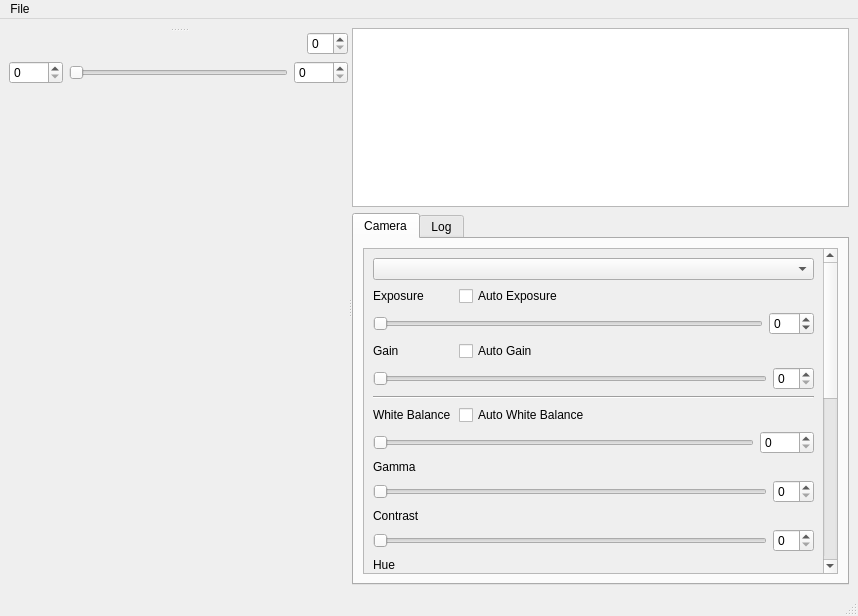
<?xml version="1.0" encoding="UTF-8"?>
<ui version="4.0">
 <class>MainWindow</class>
 <widget class="QMainWindow" name="MainWindow">
  <property name="geometry">
   <rect>
    <x>0</x>
    <y>0</y>
    <width>858</width>
    <height>616</height>
   </rect>
  </property>
  <property name="minimumSize">
   <size>
    <width>0</width>
    <height>0</height>
   </size>
  </property>
  <property name="windowTitle">
   <string>Zwicky18 v0.1</string>
  </property>
  <widget class="QWidget" name="centralwidget">
   <layout class="QHBoxLayout" name="horizontalLayout_19">
    <item>
     <widget class="QSplitter" name="splitter">
      <property name="orientation">
       <enum>Qt::Horizontal</enum>
      </property>
      <widget class="QWidget" name="verticalLayoutWidget">
       <layout class="QVBoxLayout" name="sceneLayout">
        <property name="sizeConstraint">
         <enum>QLayout::SetMaximumSize</enum>
        </property>
        <item>
         <widget class="QSplitter" name="splitter_2">
          <property name="orientation">
           <enum>Qt::Vertical</enum>
          </property>
          <widget class="QWidget" name="verticalLayoutWidget_3">
           <layout class="QVBoxLayout" name="liveViewLayout"/>
          </widget>
          <widget class="QWidget" name="verticalLayoutWidget_4">
           <layout class="QVBoxLayout" name="verticalLayout_8">
            <item>
             <layout class="QHBoxLayout" name="horizontalLayout">
              <item>
               <spacer name="horizontalSpacer_5">
                <property name="orientation">
                 <enum>Qt::Horizontal</enum>
                </property>
                <property name="sizeHint" stdset="0">
                 <size>
                  <width>40</width>
                  <height>20</height>
                 </size>
                </property>
               </spacer>
              </item>
              <item>
               <widget class="QSpinBox" name="zoomSpinBox_2"/>
              </item>
             </layout>
            </item>
            <item>
             <layout class="QHBoxLayout" name="horizontalLayout_20">
              <item>
               <widget class="QSpinBox" name="rangeStartSpinBox">
                <property name="maximum">
                 <number>9999</number>
                </property>
               </widget>
              </item>
              <item>
               <widget class="QSlider" name="frameSlider">
                <property name="orientation">
                 <enum>Qt::Horizontal</enum>
                </property>
               </widget>
              </item>
              <item>
               <widget class="QSpinBox" name="rangeEndSpinBox">
                <property name="maximum">
                 <number>9999</number>
                </property>
               </widget>
              </item>
             </layout>
            </item>
            <item>
             <spacer name="verticalSpacer_2">
              <property name="orientation">
               <enum>Qt::Vertical</enum>
              </property>
              <property name="sizeHint" stdset="0">
               <size>
                <width>20</width>
                <height>40</height>
               </size>
              </property>
             </spacer>
            </item>
           </layout>
          </widget>
         </widget>
        </item>
       </layout>
      </widget>
      <widget class="QWidget" name="verticalLayoutWidget_2">
       <layout class="QVBoxLayout" name="verticalLayout_2">
        <item>
         <widget class="QGraphicsView" name="graphicsView"/>
        </item>
        <item>
         <widget class="QTabWidget" name="tabWidget">
          <property name="currentIndex">
           <number>0</number>
          </property>
          <widget class="QWidget" name="tab">
           <attribute name="title">
            <string>Camera</string>
           </attribute>
           <layout class="QVBoxLayout" name="verticalLayout_4">
            <item>
             <widget class="QScrollArea" name="scrollArea">
              <property name="widgetResizable">
               <bool>true</bool>
              </property>
              <widget class="QWidget" name="scrollAreaWidgetContents">
               <property name="geometry">
                <rect>
                 <x>0</x>
                 <y>0</y>
                 <width>481</width>
                 <height>750</height>
                </rect>
               </property>
               <layout class="QVBoxLayout" name="verticalLayout_3">
                <item>
                 <widget class="QComboBox" name="cameraChooser"/>
                </item>
                <item>
                 <layout class="QHBoxLayout" name="horizontalLayout_2">
                  <item>
                   <widget class="QLabel" name="label">
                    <property name="minimumSize">
                     <size>
                      <width>80</width>
                      <height>0</height>
                     </size>
                    </property>
                    <property name="text">
                     <string>Exposure</string>
                    </property>
                   </widget>
                  </item>
                  <item>
                   <widget class="QCheckBox" name="autoExposure">
                    <property name="text">
                     <string>Auto Exposure</string>
                    </property>
                   </widget>
                  </item>
                  <item>
                   <spacer name="horizontalSpacer">
                    <property name="orientation">
                     <enum>Qt::Horizontal</enum>
                    </property>
                    <property name="sizeHint" stdset="0">
                     <size>
                      <width>40</width>
                      <height>20</height>
                     </size>
                    </property>
                   </spacer>
                  </item>
                 </layout>
                </item>
                <item>
                 <layout class="QHBoxLayout" name="horizontalLayout_3">
                  <item>
                   <widget class="QSlider" name="exposureSlider">
                    <property name="minimum">
                     <number>0</number>
                    </property>
                    <property name="maximum">
                     <number>0</number>
                    </property>
                    <property name="orientation">
                     <enum>Qt::Horizontal</enum>
                    </property>
                   </widget>
                  </item>
                  <item>
                   <widget class="QSpinBox" name="exposureSpinBox">
                    <property name="minimum">
                     <number>-15</number>
                    </property>
                    <property name="maximum">
                     <number>15</number>
                    </property>
                   </widget>
                  </item>
                 </layout>
                </item>
                <item>
                 <layout class="QHBoxLayout" name="horizontalLayout_4">
                  <item>
                   <widget class="QLabel" name="label_2">
                    <property name="minimumSize">
                     <size>
                      <width>80</width>
                      <height>0</height>
                     </size>
                    </property>
                    <property name="text">
                     <string>Gain</string>
                    </property>
                   </widget>
                  </item>
                  <item>
                   <widget class="QCheckBox" name="autoGain">
                    <property name="text">
                     <string>Auto Gain</string>
                    </property>
                   </widget>
                  </item>
                  <item>
                   <spacer name="horizontalSpacer_2">
                    <property name="orientation">
                     <enum>Qt::Horizontal</enum>
                    </property>
                    <property name="sizeHint" stdset="0">
                     <size>
                      <width>40</width>
                      <height>20</height>
                     </size>
                    </property>
                   </spacer>
                  </item>
                 </layout>
                </item>
                <item>
                 <layout class="QHBoxLayout" name="horizontalLayout_5">
                  <item>
                   <widget class="QSlider" name="gainSlider">
                    <property name="orientation">
                     <enum>Qt::Horizontal</enum>
                    </property>
                   </widget>
                  </item>
                  <item>
                   <widget class="QSpinBox" name="gainSpinBox"/>
                  </item>
                 </layout>
                </item>
                <item>
                 <widget class="Line" name="line">
                  <property name="orientation">
                   <enum>Qt::Horizontal</enum>
                  </property>
                 </widget>
                </item>
                <item>
                 <layout class="QHBoxLayout" name="horizontalLayout_6">
                  <item>
                   <widget class="QLabel" name="label_5">
                    <property name="minimumSize">
                     <size>
                      <width>80</width>
                      <height>0</height>
                     </size>
                    </property>
                    <property name="text">
                     <string>White Balance</string>
                    </property>
                   </widget>
                  </item>
                  <item>
                   <widget class="QCheckBox" name="autoWhiteBalance">
                    <property name="text">
                     <string>Auto White Balance</string>
                    </property>
                   </widget>
                  </item>
                  <item>
                   <spacer name="horizontalSpacer_3">
                    <property name="orientation">
                     <enum>Qt::Horizontal</enum>
                    </property>
                    <property name="sizeHint" stdset="0">
                     <size>
                      <width>40</width>
                      <height>20</height>
                     </size>
                    </property>
                   </spacer>
                  </item>
                 </layout>
                </item>
                <item>
                 <layout class="QHBoxLayout" name="horizontalLayout_7">
                  <item>
                   <widget class="QSlider" name="whitebalanceSlider">
                    <property name="maximum">
                     <number>9999</number>
                    </property>
                    <property name="orientation">
                     <enum>Qt::Horizontal</enum>
                    </property>
                   </widget>
                  </item>
                  <item>
                   <widget class="QSpinBox" name="whitebalanceSpinBox">
                    <property name="maximum">
                     <number>9999</number>
                    </property>
                   </widget>
                  </item>
                 </layout>
                </item>
                <item>
                 <widget class="QLabel" name="label_7">
                  <property name="text">
                   <string>Gamma</string>
                  </property>
                 </widget>
                </item>
                <item>
                 <layout class="QHBoxLayout" name="horizontalLayout_8">
                  <item>
                   <widget class="QSlider" name="gammaSlider">
                    <property name="orientation">
                     <enum>Qt::Horizontal</enum>
                    </property>
                   </widget>
                  </item>
                  <item>
                   <widget class="QSpinBox" name="gammaSpinBox"/>
                  </item>
                 </layout>
                </item>
                <item>
                 <widget class="QLabel" name="label_4">
                  <property name="text">
                   <string>Contrast</string>
                  </property>
                 </widget>
                </item>
                <item>
                 <layout class="QHBoxLayout" name="horizontalLayout_9">
                  <item>
                   <widget class="QSlider" name="contrastSlider">
                    <property name="orientation">
                     <enum>Qt::Horizontal</enum>
                    </property>
                   </widget>
                  </item>
                  <item>
                   <widget class="QSpinBox" name="contrastSpinBox"/>
                  </item>
                 </layout>
                </item>
                <item>
                 <widget class="QLabel" name="label_10">
                  <property name="text">
                   <string>Hue</string>
                  </property>
                 </widget>
                </item>
                <item>
                 <layout class="QHBoxLayout" name="horizontalLayout_10">
                  <item>
                   <widget class="QSlider" name="hueSlider">
                    <property name="orientation">
                     <enum>Qt::Horizontal</enum>
                    </property>
                   </widget>
                  </item>
                  <item>
                   <widget class="QSpinBox" name="hueSpinBox"/>
                  </item>
                 </layout>
                </item>
                <item>
                 <widget class="QLabel" name="label_9">
                  <property name="text">
                   <string>Saturation</string>
                  </property>
                 </widget>
                </item>
                <item>
                 <layout class="QHBoxLayout" name="horizontalLayout_11">
                  <item>
                   <widget class="QSlider" name="saturationSlider">
                    <property name="orientation">
                     <enum>Qt::Horizontal</enum>
                    </property>
                   </widget>
                  </item>
                  <item>
                   <widget class="QSpinBox" name="saturationSpinBox"/>
                  </item>
                 </layout>
                </item>
                <item>
                 <widget class="QLabel" name="label_3">
                  <property name="text">
                   <string>Brightness</string>
                  </property>
                 </widget>
                </item>
                <item>
                 <layout class="QHBoxLayout" name="horizontalLayout_12">
                  <item>
                   <widget class="QSlider" name="brightnessSlider">
                    <property name="orientation">
                     <enum>Qt::Horizontal</enum>
                    </property>
                   </widget>
                  </item>
                  <item>
                   <widget class="QSpinBox" name="brightnessSpinBox"/>
                  </item>
                 </layout>
                </item>
                <item>
                 <widget class="QLabel" name="label_12">
                  <property name="text">
                   <string>Sharpness</string>
                  </property>
                 </widget>
                </item>
                <item>
                 <layout class="QHBoxLayout" name="horizontalLayout_14">
                  <item>
                   <widget class="QSlider" name="sharpnessSlider">
                    <property name="orientation">
                     <enum>Qt::Horizontal</enum>
                    </property>
                   </widget>
                  </item>
                  <item>
                   <widget class="QSpinBox" name="sharpnessSpinBox"/>
                  </item>
                 </layout>
                </item>
                <item>
                 <layout class="QHBoxLayout" name="horizontalLayout_15">
                  <item>
                   <widget class="QLabel" name="label_6">
                    <property name="minimumSize">
                     <size>
                      <width>90</width>
                      <height>0</height>
                     </size>
                    </property>
                    <property name="text">
                     <string>Focus</string>
                    </property>
                   </widget>
                  </item>
                  <item>
                   <widget class="QCheckBox" name="autoFocus">
                    <property name="text">
                     <string>Auto Focus</string>
                    </property>
                   </widget>
                  </item>
                  <item>
                   <spacer name="horizontalSpacer_4">
                    <property name="orientation">
                     <enum>Qt::Horizontal</enum>
                    </property>
                    <property name="sizeHint" stdset="0">
                     <size>
                      <width>40</width>
                      <height>20</height>
                     </size>
                    </property>
                   </spacer>
                  </item>
                 </layout>
                </item>
                <item>
                 <layout class="QHBoxLayout" name="horizontalLayout_16">
                  <item>
                   <widget class="QSlider" name="focusSlider">
                    <property name="orientation">
                     <enum>Qt::Horizontal</enum>
                    </property>
                   </widget>
                  </item>
                  <item>
                   <widget class="QSpinBox" name="focusSpinBox"/>
                  </item>
                 </layout>
                </item>
                <item>
                 <widget class="QLabel" name="label_13">
                  <property name="text">
                   <string>Power line freq</string>
                  </property>
                 </widget>
                </item>
                <item>
                 <layout class="QHBoxLayout" name="horizontalLayout_17">
                  <item>
                   <widget class="QSlider" name="powerlineFreqSlider">
                    <property name="orientation">
                     <enum>Qt::Horizontal</enum>
                    </property>
                   </widget>
                  </item>
                  <item>
                   <widget class="QSpinBox" name="powerlineFreqSpinBox"/>
                  </item>
                 </layout>
                </item>
                <item>
                 <widget class="QLabel" name="label_11">
                  <property name="text">
                   <string>Backlight comp</string>
                  </property>
                 </widget>
                </item>
                <item>
                 <layout class="QHBoxLayout" name="horizontalLayout_18">
                  <item>
                   <widget class="QSlider" name="backlightSlider">
                    <property name="orientation">
                     <enum>Qt::Horizontal</enum>
                    </property>
                   </widget>
                  </item>
                  <item>
                   <widget class="QSpinBox" name="backlightSpinBox"/>
                  </item>
                 </layout>
                </item>
                <item>
                 <widget class="QLabel" name="label_8">
                  <property name="text">
                   <string>Zoom</string>
                  </property>
                 </widget>
                </item>
                <item>
                 <layout class="QHBoxLayout" name="horizontalLayout_13">
                  <item>
                   <widget class="QSlider" name="zoomSlider">
                    <property name="orientation">
                     <enum>Qt::Horizontal</enum>
                    </property>
                   </widget>
                  </item>
                  <item>
                   <widget class="QSpinBox" name="zoomSpinBox"/>
                  </item>
                 </layout>
                </item>
                <item>
                 <spacer name="verticalSpacer">
                  <property name="orientation">
                   <enum>Qt::Vertical</enum>
                  </property>
                  <property name="sizeHint" stdset="0">
                   <size>
                    <width>20</width>
                    <height>40</height>
                   </size>
                  </property>
                 </spacer>
                </item>
               </layout>
              </widget>
             </widget>
            </item>
           </layout>
          </widget>
          <widget class="QWidget" name="tab_2">
           <attribute name="title">
            <string>Log</string>
           </attribute>
           <layout class="QVBoxLayout" name="verticalLayout_5">
            <item>
             <widget class="QPlainTextEdit" name="logWidget"/>
            </item>
           </layout>
          </widget>
         </widget>
        </item>
       </layout>
      </widget>
     </widget>
    </item>
   </layout>
  </widget>
  <widget class="QMenuBar" name="menubar">
   <property name="geometry">
    <rect>
     <x>0</x>
     <y>0</y>
     <width>858</width>
     <height>21</height>
    </rect>
   </property>
   <widget class="QMenu" name="menuFile">
    <property name="title">
     <string>File</string>
    </property>
    <addaction name="actionOpen_Video"/>
   </widget>
   <addaction name="menuFile"/>
  </widget>
  <widget class="QStatusBar" name="statusBar"/>
  <action name="actionOpen_Video">
   <property name="text">
    <string>Open Video</string>
   </property>
  </action>
 </widget>
 <resources/>
 <connections>
  <connection>
   <sender>exposureSlider</sender>
   <signal>valueChanged(int)</signal>
   <receiver>exposureSpinBox</receiver>
   <slot>setValue(int)</slot>
   <hints>
    <hint type="sourcelabel">
     <x>762</x>
     <y>-94</y>
    </hint>
    <hint type="destinationlabel">
     <x>811</x>
     <y>-90</y>
    </hint>
   </hints>
  </connection>
  <connection>
   <sender>exposureSpinBox</sender>
   <signal>valueChanged(int)</signal>
   <receiver>exposureSlider</receiver>
   <slot>setValue(int)</slot>
   <hints>
    <hint type="sourcelabel">
     <x>811</x>
     <y>-90</y>
    </hint>
    <hint type="destinationlabel">
     <x>748</x>
     <y>-94</y>
    </hint>
   </hints>
  </connection>
  <connection>
   <sender>gainSlider</sender>
   <signal>valueChanged(int)</signal>
   <receiver>gainSpinBox</receiver>
   <slot>setValue(int)</slot>
   <hints>
    <hint type="sourcelabel">
     <x>745</x>
     <y>-42</y>
    </hint>
    <hint type="destinationlabel">
     <x>798</x>
     <y>-42</y>
    </hint>
   </hints>
  </connection>
  <connection>
   <sender>gainSpinBox</sender>
   <signal>valueChanged(int)</signal>
   <receiver>gainSlider</receiver>
   <slot>setValue(int)</slot>
   <hints>
    <hint type="sourcelabel">
     <x>788</x>
     <y>-33</y>
    </hint>
    <hint type="destinationlabel">
     <x>645</x>
     <y>-42</y>
    </hint>
   </hints>
  </connection>
  <connection>
   <sender>whitebalanceSlider</sender>
   <signal>valueChanged(int)</signal>
   <receiver>whitebalanceSpinBox</receiver>
   <slot>setValue(int)</slot>
   <hints>
    <hint type="sourcelabel">
     <x>664</x>
     <y>22</y>
    </hint>
    <hint type="destinationlabel">
     <x>785</x>
     <y>30</y>
    </hint>
   </hints>
  </connection>
  <connection>
   <sender>whitebalanceSpinBox</sender>
   <signal>valueChanged(int)</signal>
   <receiver>whitebalanceSlider</receiver>
   <slot>setValue(int)</slot>
   <hints>
    <hint type="sourcelabel">
     <x>780</x>
     <y>19</y>
    </hint>
    <hint type="destinationlabel">
     <x>638</x>
     <y>23</y>
    </hint>
   </hints>
  </connection>
  <connection>
   <sender>gammaSlider</sender>
   <signal>valueChanged(int)</signal>
   <receiver>gammaSpinBox</receiver>
   <slot>setValue(int)</slot>
   <hints>
    <hint type="sourcelabel">
     <x>753</x>
     <y>78</y>
    </hint>
    <hint type="destinationlabel">
     <x>788</x>
     <y>77</y>
    </hint>
   </hints>
  </connection>
  <connection>
   <sender>gammaSpinBox</sender>
   <signal>valueChanged(int)</signal>
   <receiver>gammaSlider</receiver>
   <slot>setValue(int)</slot>
   <hints>
    <hint type="sourcelabel">
     <x>796</x>
     <y>88</y>
    </hint>
    <hint type="destinationlabel">
     <x>596</x>
     <y>77</y>
    </hint>
   </hints>
  </connection>
  <connection>
   <sender>contrastSlider</sender>
   <signal>valueChanged(int)</signal>
   <receiver>contrastSpinBox</receiver>
   <slot>setValue(int)</slot>
   <hints>
    <hint type="sourcelabel">
     <x>745</x>
     <y>132</y>
    </hint>
    <hint type="destinationlabel">
     <x>790</x>
     <y>131</y>
    </hint>
   </hints>
  </connection>
  <connection>
   <sender>contrastSpinBox</sender>
   <signal>valueChanged(int)</signal>
   <receiver>contrastSlider</receiver>
   <slot>setValue(int)</slot>
   <hints>
    <hint type="sourcelabel">
     <x>795</x>
     <y>120</y>
    </hint>
    <hint type="destinationlabel">
     <x>632</x>
     <y>133</y>
    </hint>
   </hints>
  </connection>
  <connection>
   <sender>hueSlider</sender>
   <signal>valueChanged(int)</signal>
   <receiver>hueSpinBox</receiver>
   <slot>setValue(int)</slot>
   <hints>
    <hint type="sourcelabel">
     <x>754</x>
     <y>177</y>
    </hint>
    <hint type="destinationlabel">
     <x>791</x>
     <y>181</y>
    </hint>
   </hints>
  </connection>
  <connection>
   <sender>hueSpinBox</sender>
   <signal>valueChanged(int)</signal>
   <receiver>hueSlider</receiver>
   <slot>setValue(int)</slot>
   <hints>
    <hint type="sourcelabel">
     <x>799</x>
     <y>169</y>
    </hint>
    <hint type="destinationlabel">
     <x>654</x>
     <y>181</y>
    </hint>
   </hints>
  </connection>
  <connection>
   <sender>saturationSlider</sender>
   <signal>valueChanged(int)</signal>
   <receiver>saturationSpinBox</receiver>
   <slot>setValue(int)</slot>
   <hints>
    <hint type="sourcelabel">
     <x>736</x>
     <y>230</y>
    </hint>
    <hint type="destinationlabel">
     <x>792</x>
     <y>225</y>
    </hint>
   </hints>
  </connection>
  <connection>
   <sender>saturationSpinBox</sender>
   <signal>valueChanged(int)</signal>
   <receiver>saturationSlider</receiver>
   <slot>setValue(int)</slot>
   <hints>
    <hint type="sourcelabel">
     <x>791</x>
     <y>237</y>
    </hint>
    <hint type="destinationlabel">
     <x>669</x>
     <y>228</y>
    </hint>
   </hints>
  </connection>
  <connection>
   <sender>brightnessSlider</sender>
   <signal>valueChanged(int)</signal>
   <receiver>brightnessSpinBox</receiver>
   <slot>setValue(int)</slot>
   <hints>
    <hint type="sourcelabel">
     <x>742</x>
     <y>281</y>
    </hint>
    <hint type="destinationlabel">
     <x>792</x>
     <y>291</y>
    </hint>
   </hints>
  </connection>
  <connection>
   <sender>brightnessSpinBox</sender>
   <signal>valueChanged(int)</signal>
   <receiver>brightnessSlider</receiver>
   <slot>setValue(int)</slot>
   <hints>
    <hint type="sourcelabel">
     <x>790</x>
     <y>281</y>
    </hint>
    <hint type="destinationlabel">
     <x>678</x>
     <y>280</y>
    </hint>
   </hints>
  </connection>
  <connection>
   <sender>sharpnessSlider</sender>
   <signal>valueChanged(int)</signal>
   <receiver>sharpnessSpinBox</receiver>
   <slot>setValue(int)</slot>
   <hints>
    <hint type="sourcelabel">
     <x>719</x>
     <y>329</y>
    </hint>
    <hint type="destinationlabel">
     <x>786</x>
     <y>331</y>
    </hint>
   </hints>
  </connection>
  <connection>
   <sender>sharpnessSpinBox</sender>
   <signal>valueChanged(int)</signal>
   <receiver>sharpnessSlider</receiver>
   <slot>setValue(int)</slot>
   <hints>
    <hint type="sourcelabel">
     <x>780</x>
     <y>341</y>
    </hint>
    <hint type="destinationlabel">
     <x>654</x>
     <y>330</y>
    </hint>
   </hints>
  </connection>
  <connection>
   <sender>focusSlider</sender>
   <signal>valueChanged(int)</signal>
   <receiver>focusSpinBox</receiver>
   <slot>setValue(int)</slot>
   <hints>
    <hint type="sourcelabel">
     <x>733</x>
     <y>391</y>
    </hint>
    <hint type="destinationlabel">
     <x>804</x>
     <y>389</y>
    </hint>
   </hints>
  </connection>
  <connection>
   <sender>focusSpinBox</sender>
   <signal>valueChanged(int)</signal>
   <receiver>focusSlider</receiver>
   <slot>setValue(int)</slot>
   <hints>
    <hint type="sourcelabel">
     <x>782</x>
     <y>396</y>
    </hint>
    <hint type="destinationlabel">
     <x>641</x>
     <y>388</y>
    </hint>
   </hints>
  </connection>
  <connection>
   <sender>powerlineFreqSlider</sender>
   <signal>valueChanged(int)</signal>
   <receiver>powerlineFreqSpinBox</receiver>
   <slot>setValue(int)</slot>
   <hints>
    <hint type="sourcelabel">
     <x>745</x>
     <y>438</y>
    </hint>
    <hint type="destinationlabel">
     <x>800</x>
     <y>446</y>
    </hint>
   </hints>
  </connection>
  <connection>
   <sender>powerlineFreqSpinBox</sender>
   <signal>valueChanged(int)</signal>
   <receiver>powerlineFreqSlider</receiver>
   <slot>setValue(int)</slot>
   <hints>
    <hint type="sourcelabel">
     <x>795</x>
     <y>435</y>
    </hint>
    <hint type="destinationlabel">
     <x>643</x>
     <y>439</y>
    </hint>
   </hints>
  </connection>
  <connection>
   <sender>backlightSlider</sender>
   <signal>valueChanged(int)</signal>
   <receiver>backlightSpinBox</receiver>
   <slot>setValue(int)</slot>
   <hints>
    <hint type="sourcelabel">
     <x>744</x>
     <y>491</y>
    </hint>
    <hint type="destinationlabel">
     <x>797</x>
     <y>496</y>
    </hint>
   </hints>
  </connection>
  <connection>
   <sender>backlightSpinBox</sender>
   <signal>valueChanged(int)</signal>
   <receiver>backlightSlider</receiver>
   <slot>setValue(int)</slot>
   <hints>
    <hint type="sourcelabel">
     <x>780</x>
     <y>486</y>
    </hint>
    <hint type="destinationlabel">
     <x>622</x>
     <y>494</y>
    </hint>
   </hints>
  </connection>
  <connection>
   <sender>zoomSlider</sender>
   <signal>valueChanged(int)</signal>
   <receiver>zoomSpinBox</receiver>
   <slot>setValue(int)</slot>
   <hints>
    <hint type="sourcelabel">
     <x>733</x>
     <y>542</y>
    </hint>
    <hint type="destinationlabel">
     <x>800</x>
     <y>539</y>
    </hint>
   </hints>
  </connection>
  <connection>
   <sender>zoomSpinBox</sender>
   <signal>valueChanged(int)</signal>
   <receiver>zoomSlider</receiver>
   <slot>setValue(int)</slot>
   <hints>
    <hint type="sourcelabel">
     <x>789</x>
     <y>549</y>
    </hint>
    <hint type="destinationlabel">
     <x>647</x>
     <y>538</y>
    </hint>
   </hints>
  </connection>
 </connections>
</ui>
